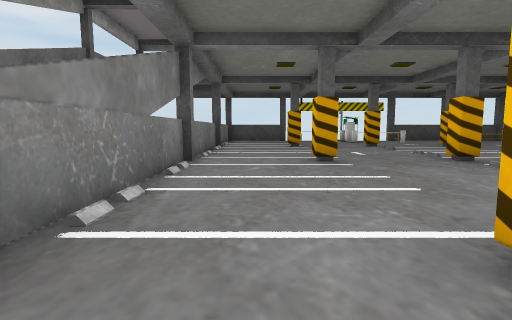
View 1 (above)

16 first-person views from a walk through a 3-D level made in the Unity game engine. The camera is 1.2 m above the floor, tilts 6° down and sees 80° across. The floor is counted in squares, 2 m on a side. Each view is taken from the middle of a square. On the plan, view 1 faces up. The plan holds only what a view shows up to about 9 squares ahead; the rest is blank. The place goes on beyond the plan. Some surface patterns are stand-ins.

View 2
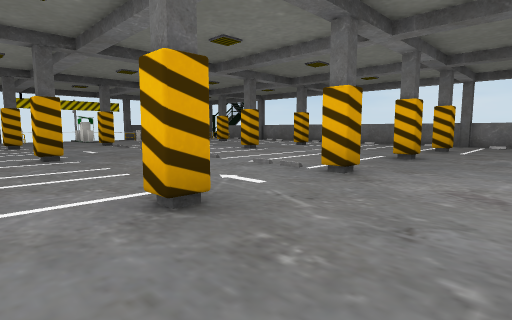

View 3
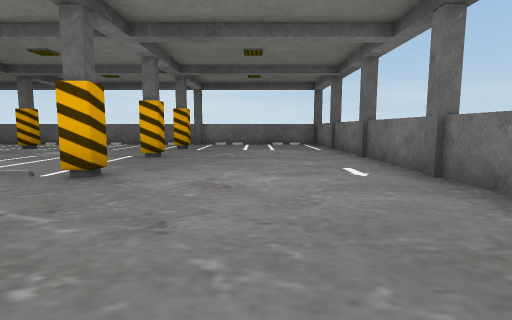

View 4
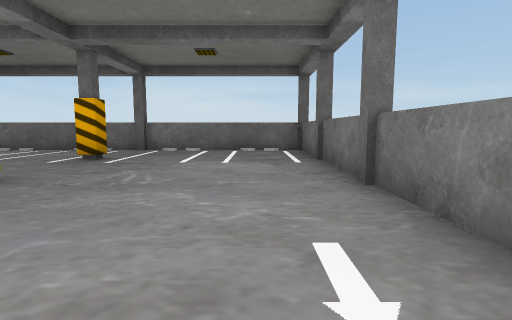

View 5
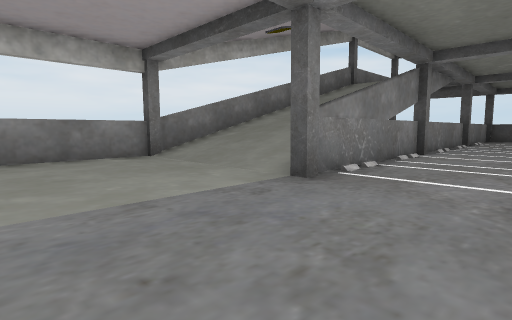

View 6
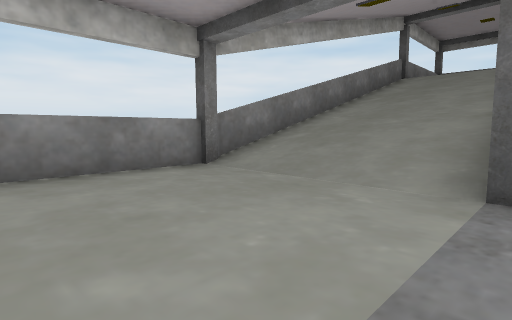

View 7
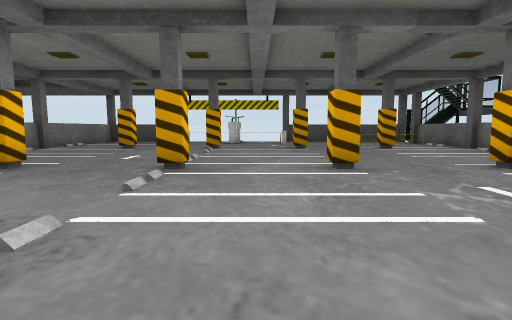

View 8
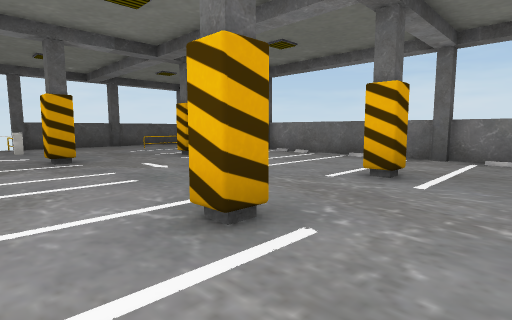

View 9
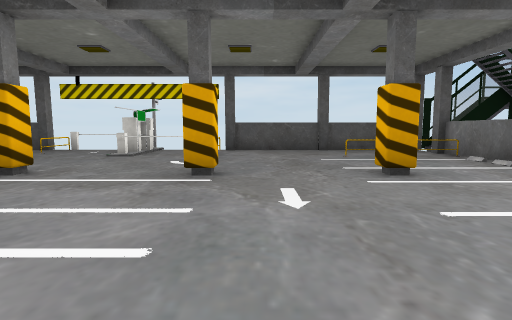

View 10
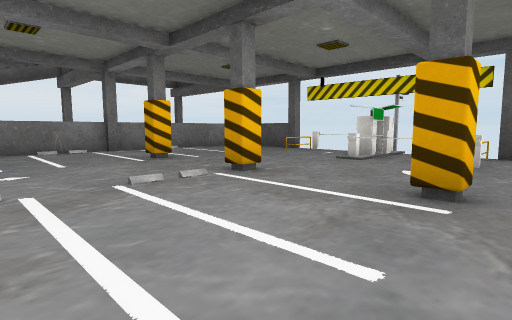

View 11
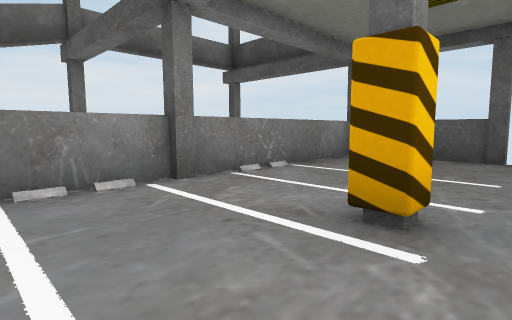

View 12
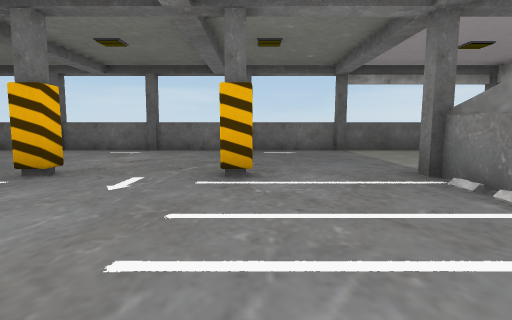

View 13
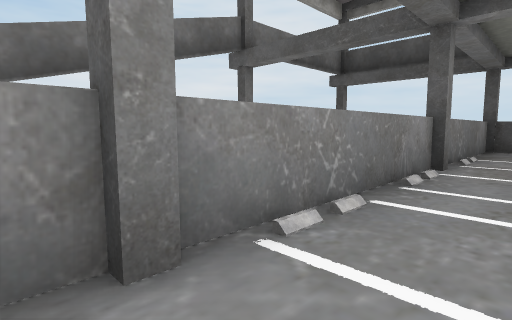

View 14
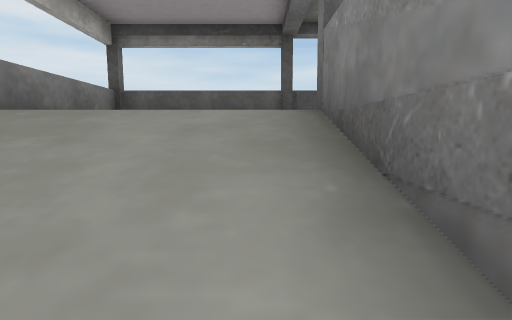

View 15
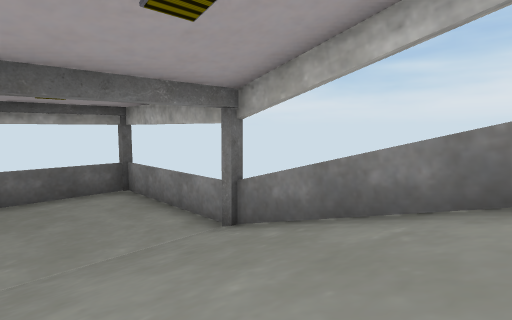

View 16
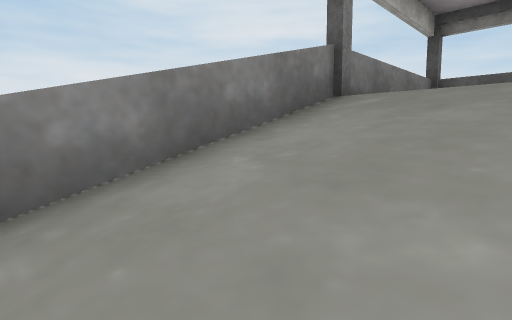

### Floor plan
Key: @ floor where view 1 was taken; # wall or solid block; x gap in a wall; . main floor; : floor 4.75 m higher than the main floor; / step, stairs or slope; = window, fence, low wall or low ledge.
Columns run from 6 left of view 1 to 12 right of it. Each row starts with its distance up from view 1.
 15  ######## # ######
 14 #    /..=.x.#.....x
 13 #    /..=.##=....##
 12 #    /.........= .#
 11 #    /.........../#
 10 #/:::#.#..#.#..#..#
  9 #////#.........../#
  8 #////#............#
  7 #////#.........../#
  6 #////#.#..#.#..../#
  5 #////#.........#./#
  4 #////#.........../#
  3 #////#.........../#
  2 #////#.........../#
  1 #/////.#..#.#..#..#
  0 #.....@...........#
 -1 #.................#
 -2 #.................#
 -3 #.................#
 -4 ###################

Positions as (right, up) in squares from view 1, and headings:
1: (0, 0), facing up
2: (0, -1), facing up-right
3: (0, -1), facing right
4: (3, -2), facing right
5: (1, -2), facing up-left
6: (-1, -2), facing up-left
7: (5, 1), facing up
8: (5, 4), facing up-right
9: (7, 6), facing up
10: (7, 7), facing up-left
11: (2, 8), facing up-left
12: (1, 5), facing down
13: (0, 5), facing up-left
14: (-2, 7), facing up
15: (-2, 5), facing down-left
16: (-3, 6), facing up-left
